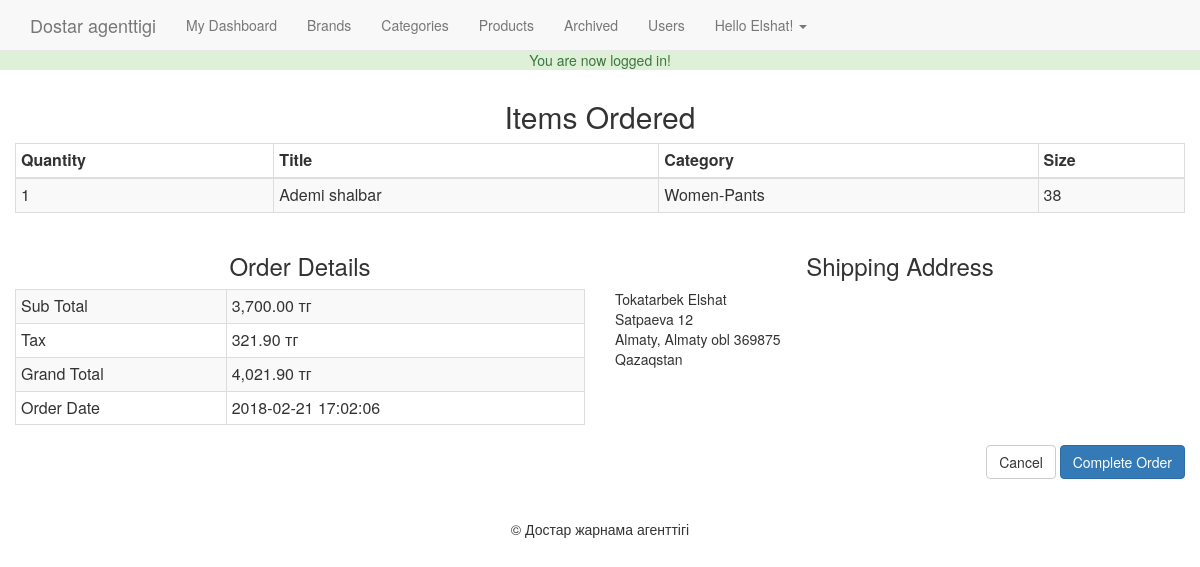
The app's page /admin/orders.php?txn_id=13 (signed in) with its own data.
### tables this page shows
CREATE TABLE IF NOT EXISTS `products` (
  `id` int(11) NOT NULL AUTO_INCREMENT,
  `title` varchar(255) NOT NULL,
  `price` decimal(10,2) NOT NULL,
  `list_price` decimal(10,2) NOT NULL,
  `brand` int(11) NOT NULL,
  `categories` varchar(255) NOT NULL,
  `image` text NOT NULL,
  `description` text NOT NULL,
  `featured` tinyint(4) NOT NULL DEFAULT '0',
  `sizes` text NOT NULL,
  `deleted` tinyint(4) NOT NULL DEFAULT '0',
  PRIMARY KEY (`id`)
);

CREATE TABLE IF NOT EXISTS `categories` (
  `id` int(11) NOT NULL AUTO_INCREMENT,
  `category` varchar(255) NOT NULL,
  `parent` int(11) NOT NULL DEFAULT '0',
  PRIMARY KEY (`id`)
);

CREATE TABLE IF NOT EXISTS `transaction` (
  `id` int(11) NOT NULL AUTO_INCREMENT,
  `charge_id` varchar(255) NOT NULL,
  `cart_id` int(11) NOT NULL,
  `full_name` varchar(255) NOT NULL,
  `email` varchar(175) NOT NULL,
  `street` varchar(255) NOT NULL,
  `street2` varchar(255) NOT NULL,
  `city` varchar(175) NOT NULL,
  `state` varchar(175) NOT NULL,
  `zip_code` varchar(50) NOT NULL,
  `country` varchar(175) NOT NULL,
  `sub_total` decimal(10,2) NOT NULL,
  `tax` decimal(10,2) NOT NULL,
  `grand_total` decimal(10,2) NOT NULL,
  `description` text NOT NULL,
  `txn_type` varchar(255) NOT NULL,
  `txn_date` datetime NOT NULL DEFAULT CURRENT_TIMESTAMP,
  PRIMARY KEY (`id`)
);

### helpers/helpers.php (called while the page is built, shortened)
<?php
function sanitize($dirty){
	return htmlentities($dirty,ENT_QUOTES,"UTF-8");
}
function money($number){
	return number_format($number,2).' тг';
}

### admin/orders.php (the view, shortened to what this page needs)
<?php
require_once '../core/init.php';
include 'includes/head.php';
include 'includes/navigation.php';
$txn_id=sanitize((int)$_GET['txn_id']);
$txnQuery="SELECT * FROM transaction WHERE id='{$txn_id}'";
$txnResults=$db->query($txnQuery);
$txn=mysqli_fetch_assoc($txnResults);
$cart_id=$txn['cart_id'];
$cartQ=$db->query("SELECT * FROM cart WHERE id='{$cart_id}'");
$cart=mysqli_fetch_assoc($cartQ);
$items=json_decode($cart['items'],true);
$idArray=array();
$products=array();
foreach ($items as $item) {
	$idArray[]=$item['id'];
}
$ids=implode(',', $idArray);
$productQ=$db->query("
	SELECT i.id as 'id',i.title as 'title',c.id as 'cid',c.category as 'child',p.category as 'parent'
	FROM products i
	LEFT JOIN categories c ON i.categories=c.id
	LEFT JOIN categories p ON c.parent=p.id
	WHERE i.id IN({$ids});
	");
while($p=mysqli_fetch_assoc($productQ)){
	foreach ($items as $item) {
		if ($item['id']==$p['id']) {
			$x=$item;
			continue;
		}
	}
	$products[]=array_merge($x,$p);
}
?>
<h2 class="text-center">Items Ordered</h2>
<table class="table table-condensed table-bordered table-striped">
	<thead><th>Quantity</th><th>Title</th><th>Category</th><th>Size</th></thead>
	<tbody>
		<?php foreach($products as $product): ?>
			<tr>
				<td><?=$product['quantity']; ?></td>
				<td><?=$product['title']; ?></td>
				<td><?=$product['parent'].'-'.$product['child']; ?></td>
				<td><?=$product['size']; ?></td>
			</tr>
		<?php endforeach; ?>
	</tbody>
</table>
<div class="row">
	<div class="col-md-6">
		<h3 class="text-center">Order Details</h3>
		<table class="table table-condensed table-striped table-bordered ">
			<tbody>
				<tr>
					<td>Sub Total</td>
					<td><?=money($txn['sub_total']); ?></td>
				</tr>
				<tr>
					<td>Tax</td>
					<td><?=money($txn['tax']); ?></td>
				</tr>
				<tr>
					<td>Grand Total</td>
					<td><?=money($txn['grand_total']);?></td>
				</tr>
				<tr>
					<td>Order Date</td>
					<td><?=$txn['txn_date']; ?></td>
				</tr>
			</tbody>
		</table>
	</div>
	<div class="col-md-6">
		<h3 class="text-center">Shipping Address</h3>
		<address>
			<?=$txn['full_name']; ?><br>
			<?=$txn['street']; ?><br>
			<?=$txn['city'].', '.$txn['state'].' '.$txn['zip_code']; ?><br>
			<?=$txn['country']; ?><br>
		</address>
	</div>
</div>
<div class="pull-right">
	<a href="index.php" class="btn btn-large btn-default">Cancel</a>
	<a href="orders.php?complete=1&cart_id=<?=$cart_id;?>" class="btn btn-large btn-primary">Complete Order</a>
</div>
<?php include 'includes/footer.php'; ?>

### css/main.css (style rules this page uses)
body { padding-top: 50px; padding-bottom: 50px; }

### records on screen
products: quantity "1", title "Ademi shalbar", categories.category "Women", categories.category "Pants", size "38"
transaction: sub_total "3,700.00 тг", tax "321.90 тг", grand_total "4,021.90 тг", txn_date "2018-02-21 17:02:06", full_name "Tokatarbek Elshat", street "Satpaeva 12", city "Almaty", state "Almaty obl", zip_code "369875", country "Qazaqstan"

### other values on screen
$_SESSION['success_flash'] "You are now logged in!"
$user_data['first'] "Elshat"
